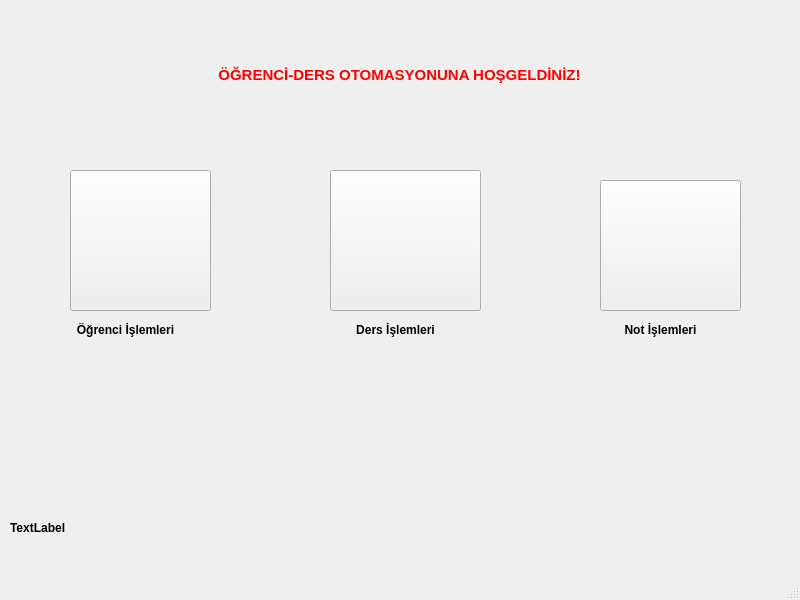
<?xml version="1.0" encoding="UTF-8"?>
<ui version="4.0">
 <class>MainWindow</class>
 <widget class="QMainWindow" name="MainWindow">
  <property name="geometry">
   <rect>
    <x>0</x>
    <y>0</y>
    <width>800</width>
    <height>600</height>
   </rect>
  </property>
  <property name="windowTitle">
   <string>MainWindow</string>
  </property>
  <widget class="QWidget" name="centralwidget">
   <widget class="QPushButton" name="ogr_islemleri">
    <property name="geometry">
     <rect>
      <x>70</x>
      <y>170</y>
      <width>141</width>
      <height>141</height>
     </rect>
    </property>
    <property name="styleSheet">
     <string notr="true">text-align:center;</string>
    </property>
    <property name="text">
     <string/>
    </property>
    <property name="iconSize">
     <size>
      <width>100</width>
      <height>20</height>
     </size>
    </property>
   </widget>
   <widget class="QPushButton" name="ders_islemleri">
    <property name="geometry">
     <rect>
      <x>330</x>
      <y>170</y>
      <width>151</width>
      <height>141</height>
     </rect>
    </property>
    <property name="styleSheet">
     <string notr="true">text-align:center;</string>
    </property>
    <property name="text">
     <string/>
    </property>
   </widget>
   <widget class="QPushButton" name="not_islemleri">
    <property name="geometry">
     <rect>
      <x>600</x>
      <y>180</y>
      <width>141</width>
      <height>131</height>
     </rect>
    </property>
    <property name="styleSheet">
     <string notr="true">text-align:center;</string>
    </property>
    <property name="text">
     <string/>
    </property>
   </widget>
   <widget class="QLabel" name="baslik">
    <property name="geometry">
     <rect>
      <x>134</x>
      <y>49</y>
      <width>531</width>
      <height>51</height>
     </rect>
    </property>
    <property name="font">
     <font>
      <pointsize>11</pointsize>
      <weight>75</weight>
      <bold>true</bold>
     </font>
    </property>
    <property name="styleSheet">
     <string notr="true">QLabel { color : red; }</string>
    </property>
    <property name="text">
     <string>ÖĞRENCİ-DERS OTOMASYONUNA HOŞGELDİNİZ!</string>
    </property>
    <property name="alignment">
     <set>Qt::AlignCenter</set>
    </property>
   </widget>
   <widget class="QLabel" name="veritabani">
    <property name="geometry">
     <rect>
      <x>10</x>
      <y>520</y>
      <width>531</width>
      <height>16</height>
     </rect>
    </property>
    <property name="font">
     <font>
      <weight>75</weight>
      <bold>true</bold>
     </font>
    </property>
    <property name="text">
     <string>TextLabel</string>
    </property>
   </widget>
   <widget class="QLabel" name="ogr_text">
    <property name="geometry">
     <rect>
      <x>50</x>
      <y>320</y>
      <width>151</width>
      <height>20</height>
     </rect>
    </property>
    <property name="font">
     <font>
      <weight>75</weight>
      <bold>true</bold>
     </font>
    </property>
    <property name="text">
     <string>Öğrenci İşlemleri</string>
    </property>
    <property name="alignment">
     <set>Qt::AlignCenter</set>
    </property>
   </widget>
   <widget class="QLabel" name="ders_text">
    <property name="geometry">
     <rect>
      <x>310</x>
      <y>320</y>
      <width>171</width>
      <height>20</height>
     </rect>
    </property>
    <property name="font">
     <font>
      <weight>75</weight>
      <bold>true</bold>
     </font>
    </property>
    <property name="text">
     <string>Ders İşlemleri</string>
    </property>
    <property name="alignment">
     <set>Qt::AlignCenter</set>
    </property>
   </widget>
   <widget class="QLabel" name="not_text">
    <property name="geometry">
     <rect>
      <x>580</x>
      <y>320</y>
      <width>161</width>
      <height>20</height>
     </rect>
    </property>
    <property name="font">
     <font>
      <weight>75</weight>
      <bold>true</bold>
     </font>
    </property>
    <property name="text">
     <string>Not İşlemleri</string>
    </property>
    <property name="alignment">
     <set>Qt::AlignCenter</set>
    </property>
   </widget>
  </widget>
  <widget class="QMenuBar" name="menubar">
   <property name="geometry">
    <rect>
     <x>0</x>
     <y>0</y>
     <width>800</width>
     <height>25</height>
    </rect>
   </property>
  </widget>
  <widget class="QStatusBar" name="statusbar"/>
 </widget>
 <resources/>
 <connections/>
</ui>
